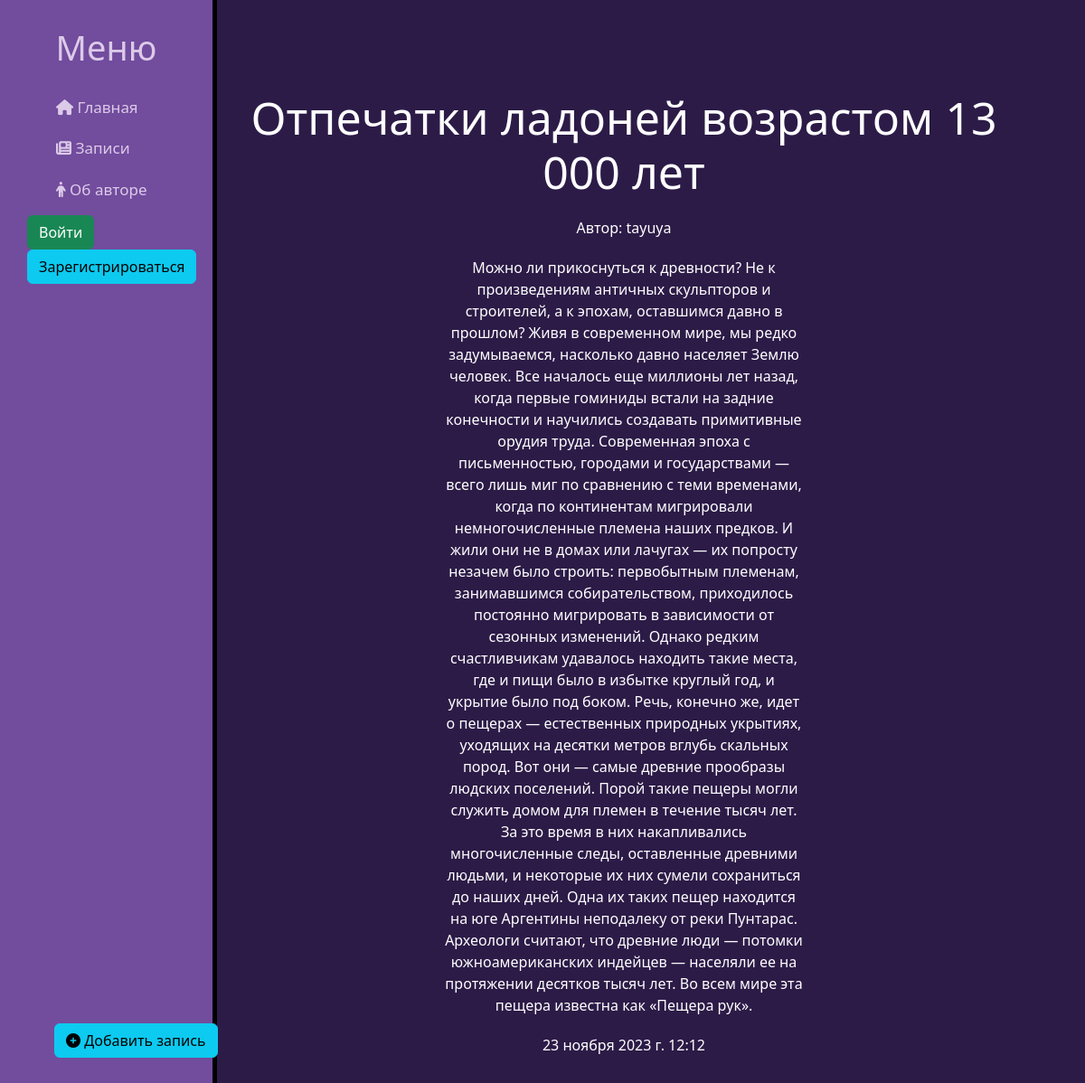
Page /news/4 on the committed database.
### news/models.py (models this page shows, shortened)
class Articles(models.Model):
    user = models.ForeignKey(User, on_delete=models.CASCADE, verbose_name='Пользователь', default=None)
    title = models.CharField('Название', max_length=50)
    anons = models.CharField('Анонс', max_length=250)
    full_text = models.TextField('Статья')
    date = models.DateTimeField('Дата публикации')
    class Meta:
        verbose_name = 'Новость'
        verbose_name_plural = 'Новости'

### news/views.py (the view)
# urls.py: path('<int:pk>', views.NewsDetailView.as_view(), name='news_detail'),
class NewsDetailView(DetailView):
    model = Articles
    template_name = 'news/details_view.html'
    context_object_name = 'article'

### news/templatetags/helpers.py (called while the page is built)
@register.filter
def sanitize(value):
    allowed_tags = ['a', 'abbr', 'acronym', 'b', 'blockquote', 'code', 'em', 'i', 'li', 'ol', 'strong', 'ul', 'p', 'br']
    cleaned_value = clean(value, tags=allowed_tags, strip=True)
    return mark_safe(cleaned_value)

### news/templates/news/details_view.html (shortened to what this page needs)
{% extends 'main/layout.html' %}
{% load helpers %}
{% block content %}
    <div class="features">
        <h1>{{ article.title }}</h1>
        <p>Автор: {{ article.user.username }}</p>
        <p>{{ article.full_text|sanitize }}</p>
        <p>{{ article.date }}</p>
    </div>
{% endblock %}

### main/static/main/css/main.css (style rules this page uses)
body { background: #2C1B47; }
main .features { float: left; color: white; margin-top: 100px; text-align: center; width: 75%; }
main .features h1 { font-size: 50px; }
main .features p { max-width: 400px; margin: 20px auto; }

### rows in the picture
Articles: title "Отпечатки ладоней возрастом 13 000 лет", user.username "tayuya", full_text|sanitize "Можно ли прикоснуться к древности? Не к произведениям античных скульпторов и строителей, а к эпохам, оставшимся давно в прошлом? Живя в современном мире, мы редко задумываемся, насколько давно населяет Землю человек. Все началось еще миллионы лет назад, когда первые гоминиды встали на задние конечности и научились создавать примитивные орудия труда. Современная эпоха с письменностью, городами и государствами — всего лишь миг по сравнению с теми временами, когда по континентам мигрировали немногочисленные племена наших предков. И жили они не в домах или лачугах — их попросту незачем было строить: первобытным племенам, занимавшимся собирательством, приходилось постоянно мигрировать в…", date "23 ноября 2023 г. 12:12"
